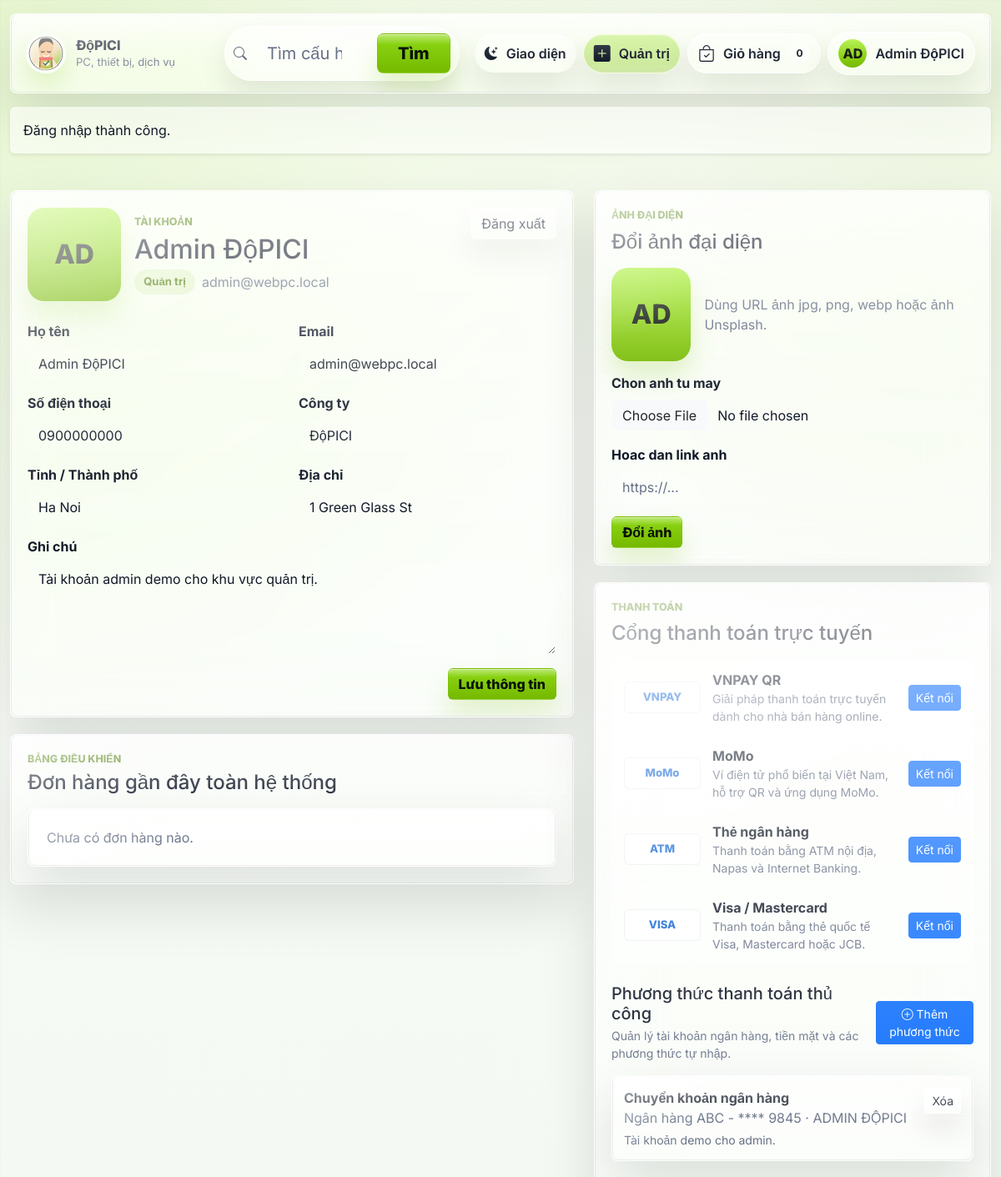
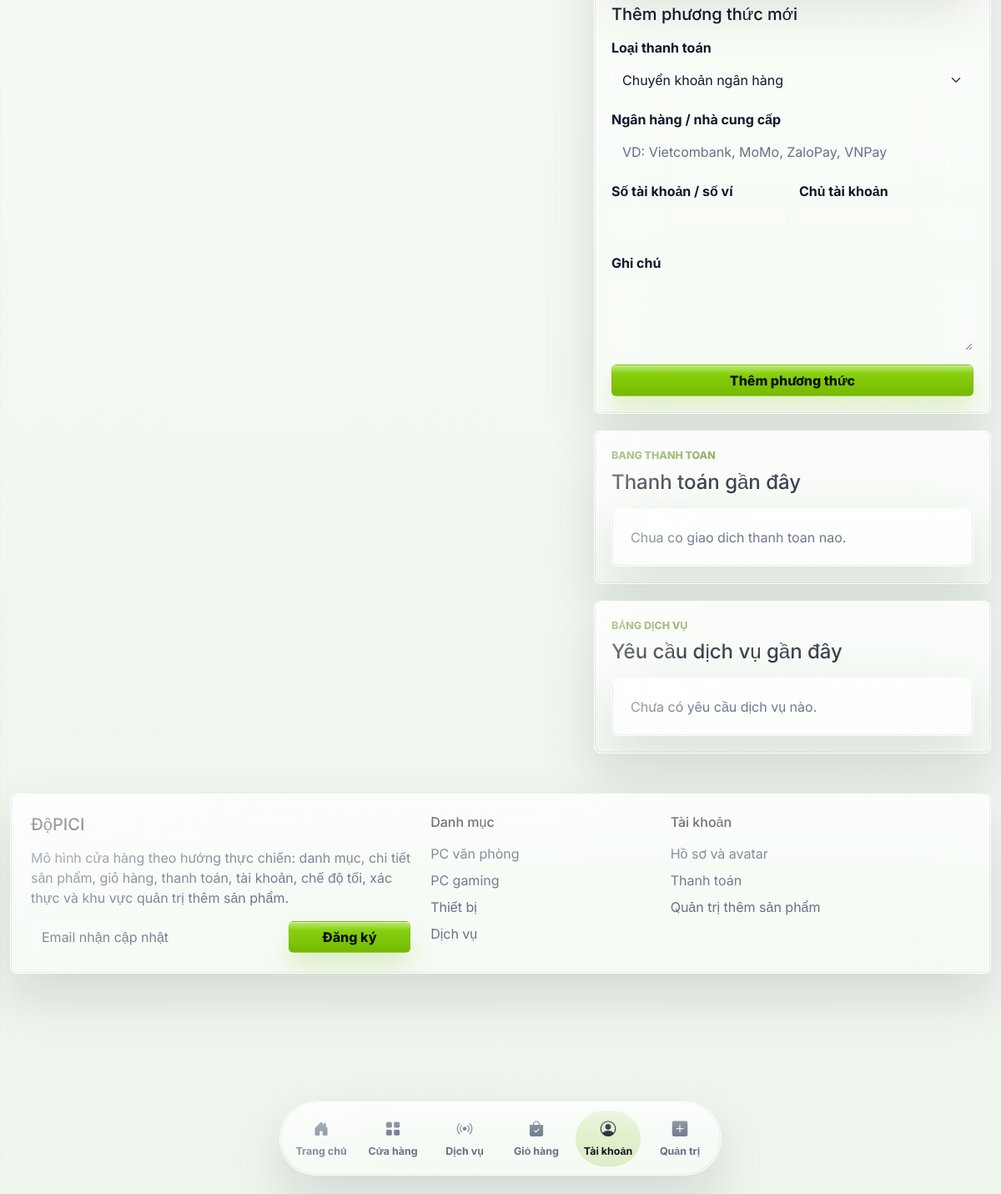
The app's page /account.php (signed in) with its own data (2 pictures, top to bottom).
### tables this page shows
CREATE TABLE IF NOT EXISTS users (
    id INT AUTO_INCREMENT PRIMARY KEY,
    role VARCHAR(32) NOT NULL DEFAULT 'customer',
    full_name VARCHAR(190) NOT NULL,
    email VARCHAR(190) NOT NULL UNIQUE,
    password_hash VARCHAR(255) NOT NULL,
    phone VARCHAR(40) NOT NULL DEFAULT '',
    company VARCHAR(190) NOT NULL DEFAULT '',
    address VARCHAR(255) NOT NULL DEFAULT '',
    city VARCHAR(120) NOT NULL DEFAULT '',
    note TEXT NOT NULL,
    avatar_label VARCHAR(20) NOT NULL DEFAULT 'WP',
    avatar_url VARCHAR(500) NOT NULL DEFAULT '',
    created_at DATETIME NOT NULL,
    updated_at DATETIME NOT NULL
);

CREATE TABLE IF NOT EXISTS payment_methods (
    id INT AUTO_INCREMENT PRIMARY KEY,
    user_id INT NOT NULL,
    method_type VARCHAR(60) NOT NULL DEFAULT 'bank_transfer',
    bank_name VARCHAR(190) NOT NULL,
    account_mask VARCHAR(190) NOT NULL,
    account_ref VARCHAR(190) NOT NULL DEFAULT '',
    holder_name VARCHAR(190) NOT NULL,
    note TEXT NOT NULL,
    created_at DATETIME NOT NULL,
    CONSTRAINT fk_payment_methods_user FOREIGN KEY (user_id) REFERENCES users(id) ON DELETE CASCADE
);

### account.php (the view, shortened to what the rows shown need)
<?php
require_login();
$user = current_user();
$payments = payment_methods((int) $user['id']);
$profileState = pull_form_state('profile');
$avatarState = pull_form_state('avatar');
include __DIR__ . '/includes/header.php';
?>
<section class="section-space">
    <div class="container-xxl">
        <div class="row g-4 align-items-start">
            <div class="col-lg-7">
                <div class="account-stack">
                    <div class="profile-panel">
                        <div class="d-flex flex-wrap justify-content-between gap-3 align-items-start mb-4">
                            <div class="d-flex align-items-center gap-3">
                                <?php if (trim((string) $user['avatar_url']) !== ''): ?>
                                    <img class="avatar-preview" src="<?= h((string) $user['avatar_url']) ?>" alt="<?= h((string) $user['full_name']) ?>">
                                <?php else: ?>
                                    <div class="avatar-preview"><?= h((string) $user['avatar_label']) ?></div>
                                <?php endif; ?>
                                <div>
                                    <p class="eyebrow mb-1">tài khoản</p>
                                    <h1 class="h2 mb-1"><?= h((string) $user['full_name']) ?></h1>
                                    <div class="d-flex flex-wrap gap-2 align-items-center">
                                        <span class="role-chip"><?= is_admin() ? 'Quản trị' : 'Khách hàng' ?></span>
                                        <span class="result-count"><?= h((string) $user['email']) ?></span>
                                    </div>
                                </div>
                            </div>
                        </div>
                        <form action="" method="post" class="row g-3">
                            <div class="col-md-6">
                                <label class="form-label" for="profile_full_name">Họ tên</label>
                                <input id="profile_full_name" name="full_name" class="form-control glass-input <?= field_error($profileState, 'full_name') !== '' ? 'is-invalid-soft' : '' ?>" value="<?= h(field_value($profileState, 'full_name', (string) $user['full_name'])) ?>">
                            </div>
                            <div class="col-md-6">
                                <label class="form-label" for="profile_email">Email</label>
                                <input id="profile_email" name="email" class="form-control glass-input <?= field_error($profileState, 'email') !== '' ? 'is-invalid-soft' : '' ?>" value="<?= h(field_value($profileState, 'email', (string) $user['email'])) ?>">
                            </div>
                            <div class="col-md-6">
                                <label class="form-label" for="profile_phone">Số điện thoại</label>
                                <input id="profile_phone" name="phone" class="form-control glass-input <?= field_error($profileState, 'phone') !== '' ? 'is-invalid-soft' : '' ?>" value="<?= h(field_value($profileState, 'phone', (string) $user['phone'])) ?>">
                            </div>
                            <div class="col-md-6">
                                <label class="form-label" for="profile_company">Công ty</label>
                                <input id="profile_company" name="company" class="form-control glass-input" value="<?= h(field_value($profileState, 'company', (string) $user['company'])) ?>">
                            </div>
                            <div class="col-md-6">
                                <label class="form-label" for="profile_city">Tỉnh / Thành phố</label>
                                <input id="profile_city" name="city" class="form-control glass-input <?= field_error($profileState, 'city') !== '' ? 'is-invalid-soft' : '' ?>" value="<?= h(field_value($profileState, 'city', (string) $user['city'])) ?>">
                            </div>
                            <div class="col-md-6">
                                <label class="form-label" for="profile_address">Địa chỉ</label>
                                <input id="profile_address" name="address" class="form-control glass-input <?= field_error($profileState, 'address') !== '' ? 'is-invalid-soft' : '' ?>" value="<?= h(field_value($profileState, 'address', (string) $user['address'])) ?>">
                            </div>
                            <div class="col-12">
                                <label class="form-label" for="profile_note">Ghi chú</label>
                                <textarea id="profile_note" name="note" rows="4" class="form-control glass-textarea"><?= h(field_value($profileState, 'note', (string) $user['note'])) ?></textarea>
                            </div>
                        </form>
                    </div>
                    <div class="order-panel">
                        <div class="d-flex justify-content-between align-items-end gap-3 mb-3">
                            <div>
                                <h2 class="h4 mb-0"><?= is_admin() ? 'Đơn hàng gần đây toàn hệ thống' : 'Đơn hàng của bạn' ?></h2>
                            </div>
                        </div>
                    </div>
                </div>
            </div>
            <div class="col-lg-5">
                <div class="account-stack">
                    <div class="payment-panel">
                        <h2 class="h4 mb-3">Đổi ảnh đại diện</h2>
                        <div class="avatar-stage">
                            <?php $avatarValue = field_value($avatarState, 'avatar_url', (string) $user['avatar_url']); ?>
                            <div class="d-flex align-items-center gap-3">
                                <?php if (trim($avatarValue) !== ''): ?>
                                    <div class="avatar-preview"><img src="<?= h($avatarValue) ?>" alt="<?= h((string) $user['full_name']) ?>"></div>
                                <?php else: ?>
                                    <div class="avatar-preview"><?= h((string) $user['avatar_label']) ?></div>
                                <?php endif; ?>
                                <div class="text-soft">Dùng URL ảnh jpg, png, webp hoặc ảnh Unsplash.</div>
                            </div>
                        </div>
                    </div>
                    <div class="payment-panel">
                        <h2 class="h4 mb-3">Cổng thanh toán trực tuyến</h2>
                        <div class="d-grid gap-3 mb-4">
                            <?php if ($payments === []): ?>
                                <div class="empty-panel">Chưa có phương thức thanh toán nào.</div>
                            <?php else: ?>
                                <?php foreach ($payments as $payment): ?>
                                    <div class="history-item">
                                        <div class="d-flex justify-content-between gap-3">
                                            <div>
                                                <strong><?= h(payment_type_label((string) ($payment['method_type'] ?? 'bank_transfer'))) ?></strong>
                                                <div class="text-soft"><?= h(payment_method_display($payment)) ?> · <?= h((string) $payment['holder_name']) ?></div>
                                                <?php if (trim((string) $payment['note']) !== ''): ?>
                                                    <div class="text-soft small mt-1"><?= h((string) $payment['note']) ?></div>
                                                <?php endif; ?>
                                            </div>
                                            <form action="" method="post">
                                                <button class="btn btn-outline-danger btn-soft btn-sm" type="submit">Xóa</button>
                                            </form>
                                        </div>
                                    </div>
                                <?php endforeach; ?>
                            <?php endif; ?>
                        </div>
                    </div>
                    <div class="payment-panel">
                        <h2 class="h4 mb-3"><?= is_admin() ? 'Thanh toán gần đây' : 'Thanh toán của bạn' ?></h2>
                    </div>
                    <div class="payment-panel">
                        <h2 class="h4 mb-3"><?= is_admin() ? 'Yêu cầu dịch vụ gần đây' : 'Yêu cầu dịch vụ của bạn' ?></h2>
                    </div>
                </div>
            </div>
        </div>
    </div>
</section>
<?php include __DIR__ . '/includes/footer.php'; ?>

### includes/header.php (shortened to what the rows shown need)
<?php
$user = current_user();
?>
<!DOCTYPE html>
<html lang="vi">
<head>
    <link href="https://cdn.jsdelivr.net/npm/bootstrap@5.3.3/dist/css/bootstrap.min.css" rel="stylesheet">
    <link rel="stylesheet" href="https://cdn.jsdelivr.net/npm/bootstrap-icons@1.11.3/font/bootstrap-icons.min.css">
    <link rel="stylesheet" href="assets/css/app.css">
</head>
<body>
<header class="app-header sticky-top">
    <div class="container-xxl">
        <div class="header-shell glass-panel">
            <div class="header-layout">
                <div class="header-actions-cluster">
                    <?php if ($user !== null): ?>
                        <a class="quick-pill account-pill" href="account.php">
                            <?php if (trim((string) $user['avatar_url']) !== ''): ?>
                                <img class="avatar-pill is-image" src="<?= h((string) $user['avatar_url']) ?>" alt="<?= h((string) $user['full_name']) ?>">
                            <?php else: ?>
                                <span class="avatar-pill"><?= h((string) $user['avatar_label']) ?></span>
                            <?php endif; ?>
                            <span class="fw-semibold text-main account-name"><?= h((string) $user['full_name']) ?></span>
                        </a>
                    <?php endif; ?>
                </div>
            </div>
        </div>
    </div>
</header>
<main class="pb-5">

### records on screen
users: avatar_label "AD", full_name "Admin ĐộPICI", email "admin@webpc.local", phone "0900000000", company "ĐộPICI", city "Ha Noi", address "1 Green Glass St", note "Tài khoản admin demo cho khu vực quản trị."
payment_methods: method_type "Chuyển khoản ngân hàng", payment_method_display($payment) "Ngân hàng ABC - **** 9845", holder_name "ADMIN ĐỘPICI", note "Tài khoản demo cho admin."

### other values on screen
$cartCount "0"
$flash['message'] "Đăng nhập thành công."
$gateway['badge'] "VNPAY"
$gateway['name'] "VNPAY QR"
$gateway['description'] "Giải pháp thanh toán trực tuyến dành cho nhà bán hàng online."
$gateway['badge'] "MoMo"
$gateway['name'] "MoMo"
$gateway['description'] "Ví điện tử phổ biến tại Việt Nam, hỗ trợ QR và ứng dụng MoMo."
$gateway['badge'] "ATM"
$gateway['name'] "Thẻ ngân hàng"
$gateway['description'] "Thanh toán bằng ATM nội địa, Napas và Internet Banking."
$gateway['badge'] "VISA"
$gateway['name'] "Visa / Mastercard"
$gateway['description'] "Thanh toán bằng thẻ quốc tế Visa, Mastercard hoặc JCB."
form field method_type "Chuyển khoản ngân hàng"
